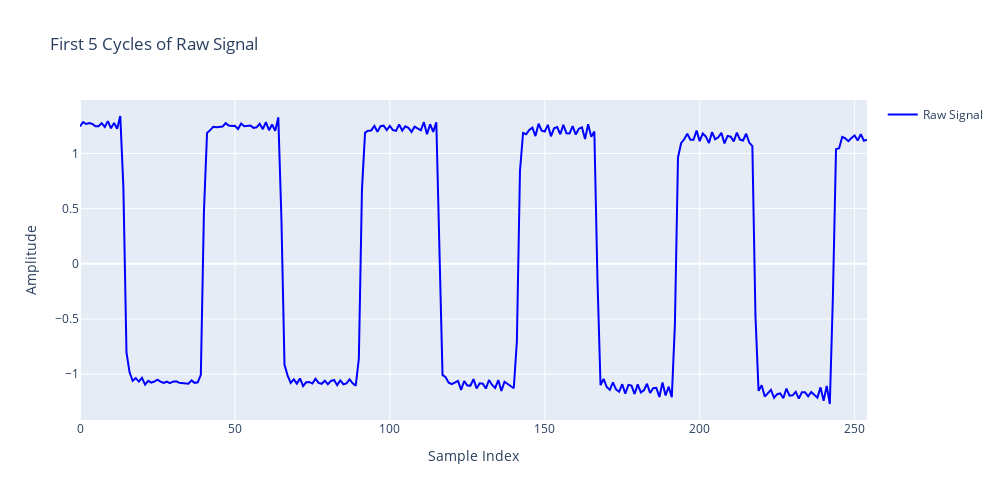

This figure's notebook cell:
### Markdown cell above
## Plot a few cycles of real or synth waveform for qaqc

### Code cell
def plot_raw_signal(data, sample_rate, base_freq):
    """Plot first 5 cycles of the raw signal using Plotly."""
    samples_per_cycle = int(sample_rate / base_freq)
    plot_samples = samples_per_cycle * 5
    
    fig = go.Figure()
    fig.add_trace(go.Scatter(
        x=np.arange(plot_samples),
        y=data[:plot_samples],
        mode='lines',
        name='Raw Signal',
        line=dict(color='blue')
    ))
    
    fig.update_layout(
        title='First 5 Cycles of Raw Signal',
        xaxis_title='Sample Index',
        yaxis_title='Amplitude',
        showlegend=True,
        width=1000,
        height=500,
        hovermode='x unified'
    )
    
    fig.show()

# Plot raw signal
plot_raw_signal(data - np.mean(data), SAMPLE_RATE, BASE_FREQ)  # Remove DC offset for better visualization

### Figure 1 — Plotly figure (JSON) as saved in the notebook; plotly's stock layout.template omitted (floating-point values rounded to 4 significant figures; data arrays with more than 128 entries replaced by an {"elided": "..."} marker saying what was removed)
{"data": [{"line": {"color": "blue"}, "mode": "lines", "name": "Raw Signal", "type": "scatter", "x": {"elided": "255 int values"}, "y": {"elided": "255 float values"}}], "layout": {"height": 500, "hovermode": "x unified", "showlegend": true, "title": {"text": "First 5 Cycles of Raw Signal"}, "width": 1000, "xaxis": {"title": {"text": "Sample Index"}}, "yaxis": {"title": {"text": "Amplitude"}}}}
